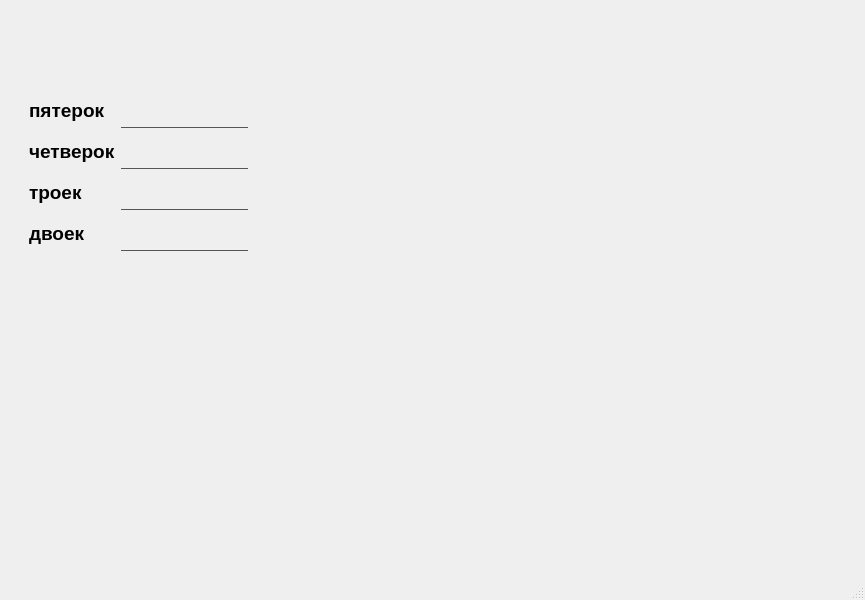
<?xml version="1.0" encoding="UTF-8"?>
<ui version="4.0">
 <class>MainWindow</class>
 <widget class="QMainWindow" name="MainWindow">
  <property name="geometry">
   <rect>
    <x>0</x>
    <y>0</y>
    <width>865</width>
    <height>600</height>
   </rect>
  </property>
  <property name="windowTitle">
   <string>MainWindow</string>
  </property>
  <widget class="QWidget" name="centralwidget">
   <widget class="QWidget" name="canvasWidget" native="true">
    <property name="geometry">
     <rect>
      <x>249</x>
      <y>29</y>
      <width>581</width>
      <height>511</height>
     </rect>
    </property>
   </widget>
   <widget class="QWidget" name="layoutWidget">
    <property name="geometry">
     <rect>
      <x>29</x>
      <y>80</y>
      <width>219</width>
      <height>184</height>
     </rect>
    </property>
    <layout class="QVBoxLayout" name="verticalLayout_3">
     <item>
      <layout class="QHBoxLayout" name="horizontalLayout">
       <item>
        <layout class="QVBoxLayout" name="verticalLayout_2">
         <item>
          <widget class="QLabel" name="lbl_five">
           <property name="font">
            <font>
             <family>Arial</family>
             <pointsize>14</pointsize>
             <weight>75</weight>
             <bold>true</bold>
            </font>
           </property>
           <property name="text">
            <string>пятерок</string>
           </property>
          </widget>
         </item>
         <item>
          <widget class="QLabel" name="lbl_four">
           <property name="font">
            <font>
             <family>Arial</family>
             <pointsize>14</pointsize>
             <weight>75</weight>
             <bold>true</bold>
            </font>
           </property>
           <property name="text">
            <string>четверок</string>
           </property>
          </widget>
         </item>
         <item>
          <widget class="QLabel" name="lbl_three">
           <property name="font">
            <font>
             <family>Arial</family>
             <pointsize>14</pointsize>
             <weight>75</weight>
             <bold>true</bold>
            </font>
           </property>
           <property name="text">
            <string>троек</string>
           </property>
          </widget>
         </item>
         <item>
          <widget class="QLabel" name="lbl_two">
           <property name="font">
            <font>
             <family>Arial</family>
             <pointsize>14</pointsize>
             <weight>75</weight>
             <bold>true</bold>
            </font>
           </property>
           <property name="text">
            <string>двоек</string>
           </property>
          </widget>
         </item>
        </layout>
       </item>
       <item>
        <layout class="QVBoxLayout" name="verticalLayout">
         <item>
          <widget class="QLineEdit" name="inp_five">
           <property name="styleSheet">
            <string notr="true">  border:0;
  border-bottom:1px solid #555;  
  background:transparent;
  width:100%;
  padding:8px 0 5px 0;
  font-size:16px;
  color: black;</string>
           </property>
          </widget>
         </item>
         <item>
          <widget class="QLineEdit" name="inp_four">
           <property name="styleSheet">
            <string notr="true">  border:0;
  border-bottom:1px solid #555;  
  background:transparent;
  width:100%;
  padding:8px 0 5px 0;
  font-size:16px;
 color: black;</string>
           </property>
          </widget>
         </item>
         <item>
          <widget class="QLineEdit" name="inp_three">
           <property name="styleSheet">
            <string notr="true">  border:0;
  border-bottom:1px solid #555;  
  background:transparent;
  width:100%;
  padding:8px 0 5px 0;
  font-size:16px;
 color: black;</string>
           </property>
          </widget>
         </item>
         <item>
          <widget class="QLineEdit" name="inp_two">
           <property name="styleSheet">
            <string notr="true">  border:0;
  border-bottom:1px solid #555;  
  background:transparent;
  width:100%;
  padding:8px 0 5px 0;
  font-size:16px;
 color: black;</string>
           </property>
          </widget>
         </item>
        </layout>
       </item>
      </layout>
     </item>
    </layout>
   </widget>
  </widget>
  <widget class="QMenuBar" name="menubar">
   <property name="geometry">
    <rect>
     <x>0</x>
     <y>0</y>
     <width>865</width>
     <height>26</height>
    </rect>
   </property>
  </widget>
  <widget class="QStatusBar" name="statusbar"/>
 </widget>
 <resources/>
 <connections/>
</ui>
